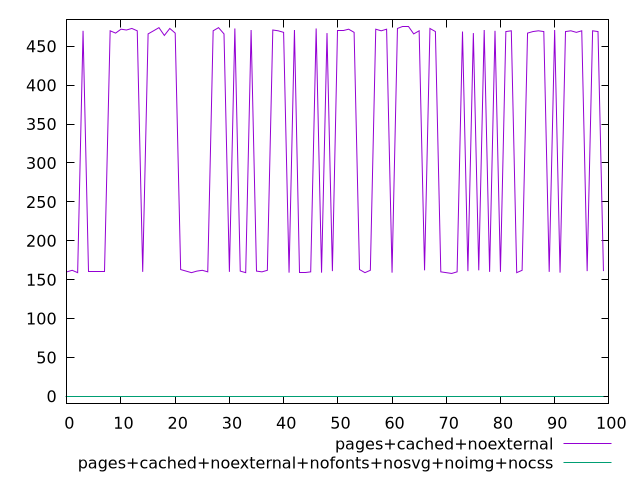

Write gnuplot code to recreate this figure.
$_pagesCachedNoexternal <<EOF
160
162
159
470
161
161
161
161
470
467
472
471
473
470
160
466
470
474
464
473
467
163
161
159
161
162
160
470
474
466
160
473
161
159
471
161
160
162
471
470
468
159
471
159
159
160
473
159
467
161
471
471
472
468
163
159
162
472
470
472
159
473
475
475
466
470
162
473
469
160
159
158
160
469
161
467
162
471
160
470
160
469
470
159
162
467
469
470
469
160
471
159
469
470
468
470
161
470
469
161
EOF
$_pagesCachedNoexternalNofontsNosvgNoimgNocss <<EOF
0
0
0
0
0
0
0
0
0
0
0
0
0
0
0
0
0
0
0
0
0
0
0
0
0
0
0
0
0
0
0
0
0
0
0
0
0
0
0
0
0
0
0
0
0
0
0
0
0
0
0
0
0
0
0
0
0
0
0
0
0
0
0
0
0
0
0
0
0
0
0
0
0
0
0
0
0
0
0
0
0
0
0
0
0
0
0
0
0
0
0
0
0
0
0
0
0
0
0
0
EOF
set key outside below
set terminal pngcairo
set output "report_00006_2020-11-02T20-21-41.718Z/render-blocking-resources/render-blocking-resources_pages+cached+noexternal_pages+cached+noexternal+nofonts+nosvg+noimg+nocss.png"
set yrange [-9.5:484.5]
plot $_pagesCachedNoexternal title "pages+cached+noexternal" with line ,$_pagesCachedNoexternalNofontsNosvgNoimgNocss title "pages+cached+noexternal+nofonts+nosvg+noimg+nocss" with line ,
